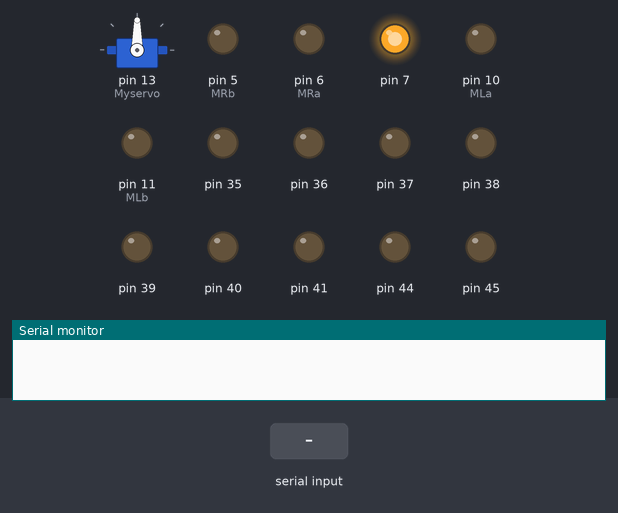
The sketch below on a simulated Arduino Mega 2560, built with avr-gcc and run on an emulated ATmega2560. Parts: servo, output pins drawn as LEDs (lit = HIGH), the last lines printed to the serial monitor. The inputs (shaded band) are chosen by the test bench.

Above: at 1.2 s.
1.3 s: byte 76 (LEFT) received over Serial
At 2.7 s:
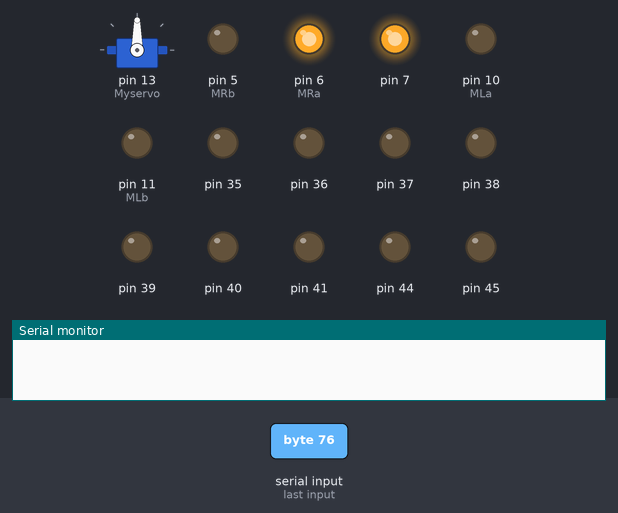
3.0 s: byte 70 (FORWARD) received over Serial
At 4.0 s:
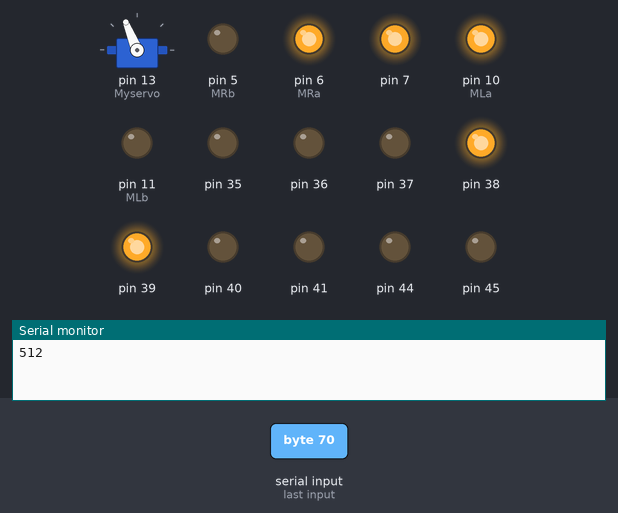
4.5 s: byte 88 (CROSS) received over Serial
At 5.1 s:
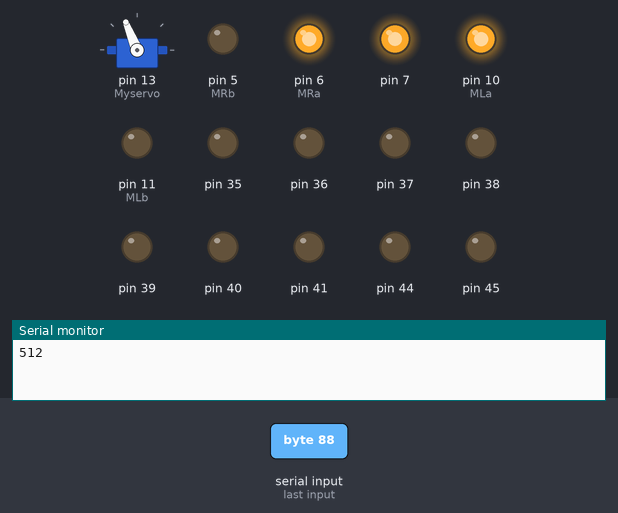
6.0 s: byte 66 (BACKWARD) received over Serial
At 7.5 s:
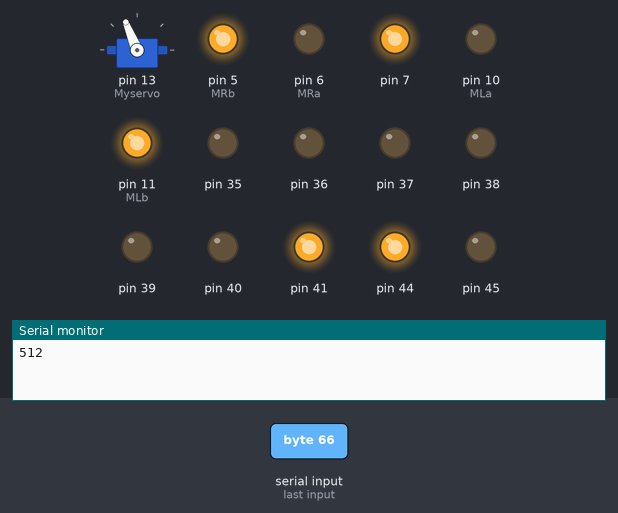
7.8 s: byte 67 (CIRCLE) received over Serial
At 8.9 s:
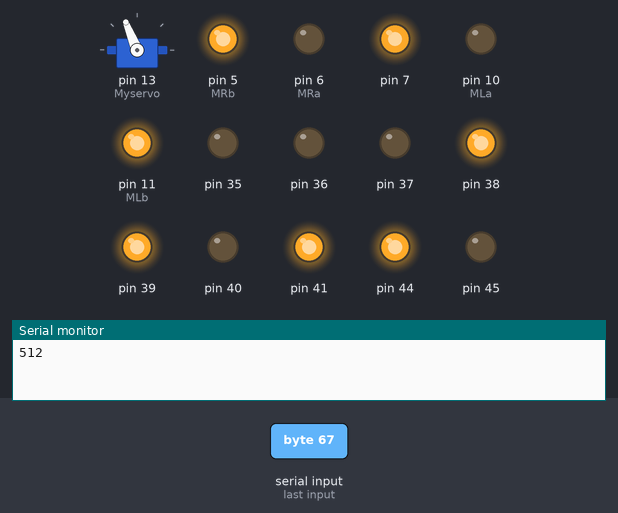
9.3 s: byte 82 (RIGHT) received over Serial
At 10.2 s:
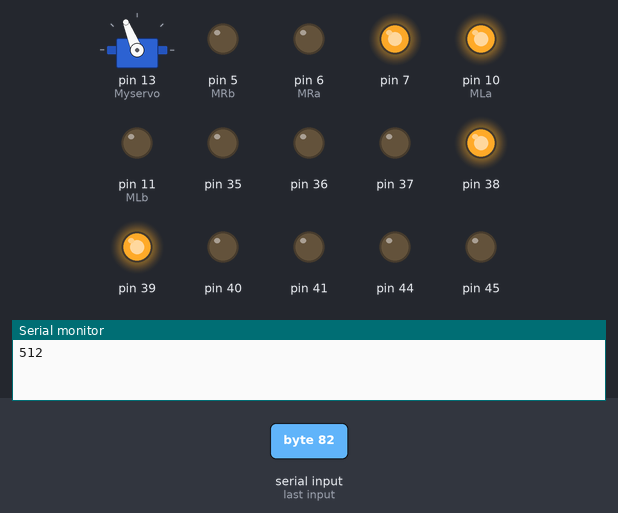
Timing chart, 0 to 12.0 s (numbered marks = the images above; inputs shaded):
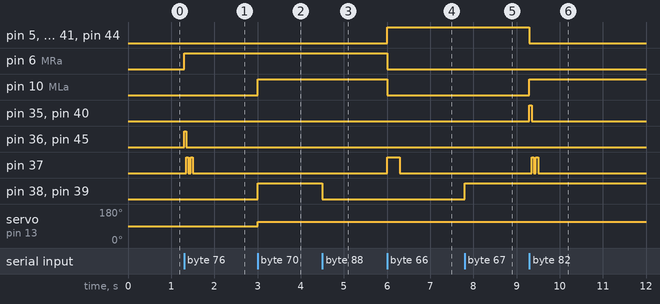

Measured:
- after the input at 1.3 s, pin 6 (MRa): LOW → HIGH at once; pin 36, pin 45: LOW → HIGH at once, → LOW 0.05 s later; pin 37: alternates HIGH for 0.05 s and LOW for 0.05 s, 4 changes in all, then stays LOW, starting after 0.05 s
- after the input at 3.0 s, pin 10 (MLa), pin 38, pin 39: LOW → HIGH at once; servo on pin 13 (Myservo): 90° → 112° at once
- after the input at 4.5 s, pin 38, pin 39: HIGH → LOW at once
- after the input at 6.0 s, pin 5 (MRb), pin 11 (MLb), pin 41, pin 44: LOW → HIGH at once; pin 6 (MRa), pin 10 (MLa): HIGH → LOW at once; pin 37: LOW → HIGH at once, → LOW 0.30 s later
- after the input at 7.8 s, pin 38, pin 39: LOW → HIGH at once
- after the input at 9.3 s, pin 5 (MRb), pin 11 (MLb), pin 41, pin 44: HIGH → LOW at once; pin 10 (MLa): LOW → HIGH at once; pin 35, pin 40: LOW → HIGH at once, → LOW 0.05 s later; pin 37: alternates HIGH for 0.05 s and LOW for 0.05 s, 4 changes in all, then stays LOW, starting after 0.05 s

The sketch:

Bluetooth_Controlling_Code.ino
```cpp
int kr = 50;
#include <Servo.h>
Servo Myservo;
#define FORWARD 'F'
#define BACKWARD 'B'
#define LEFT 'L'
#define RIGHT 'R'
#define CIRCLE 'C'
#define CROSS 'X'
#define TRIANGLE 'T'
#define SQUARE 'S'
#define START 'A'
#define PAUSE 'P'
#define MLa 10                   //left motor 1st pin
#define MLb 11                  //left motor 2nd pin
#define MRa 6              //right motor 1st pin
#define MRb 5              //right motor 2nd pin
long duration, distance;
int LDRInput = A0; //Set Analog Input A0 for LDR.

void setup() {
  Serial.begin(9600);
  pinMode(MLa, OUTPUT);
  pinMode(MLb, OUTPUT);
  pinMode(MRa, OUTPUT);
  pinMode(MRb, OUTPUT);
  analogWrite(8, 250);
  analogWrite(7, 250);
  Myservo.attach(13);

  //knightRider
  pinMode(30, OUTPUT);
  pinMode(31, OUTPUT);
  pinMode(32, OUTPUT);
  pinMode(33, OUTPUT);
  pinMode(34, OUTPUT);


  //turning lights
  pinMode(35, OUTPUT);
  pinMode(36, OUTPUT);

  //buzzer
  pinMode(37, OUTPUT);

  //headlights
  pinMode(38, OUTPUT);
  pinMode(39, OUTPUT);

  //left R
  pinMode(41, OUTPUT);
  pinMode(43, OUTPUT);
  pinMode(45, OUTPUT);

  //Right R
  pinMode(40, OUTPUT);
  pinMode(42, OUTPUT);
  pinMode(44, OUTPUT);

  //LDR
  pinMode(LDRInput, INPUT);
}

void loop() {
  if (Serial.available()) {
    char command = Serial.read();
    executeCommand(command);
  }
}

void executeCommand(char command) {
  switch (command) {
    case FORWARD:
      MoveForward();
      ldr();
      OffLeft();
      OffRight();
      Myservo.write(112);
      break;

    case CIRCLE:
      Headlights();
      OffLeft();
      OffRight();
      break;

    case CROSS:
      HeadlightsOff();
      break;

    case BACKWARD:
      BuzzerKnightRider();
      MoveBack();
      OffLeft();
      OffRight();
      delay(300);
      BuzzerStop();
      break;

    case LEFT:
      turnLeft();
      blinkLeft();
      OffRight();
      Buzzer();
      break;

    case RIGHT:
      turnRight();
      OffLeft();
      blinkRight();
      Buzzer();
      break;

    case START:
      knightRider();
      OffLeft();
      OffRight();
      break;

    case PAUSE:
      Stop();
      OffLeft();
      OffRight();
      BuzzerKnightRider();
      delay(300);
      BuzzerStop();
      knightRider();
      knightRider();
      for (int i = 20; i < 170; i++) {
        Myservo.write(i);
        delay(10);
        Myservo.write(112);
      }
      break;
  }
}

void turnRight() {
  digitalWrite(MRb, LOW);
  digitalWrite(MRa, LOW);
  digitalWrite(MLa, HIGH);
  digitalWrite(MLb, LOW);
  digitalWrite(44, LOW);
  digitalWrite(41, LOW);
  digitalWrite(42, LOW);
  digitalWrite(43, LOW);
}

void turnLeft() {
  digitalWrite(MRb, LOW);
  digitalWrite(MRa, HIGH);
  digitalWrite(MLa, LOW);
  digitalWrite(MLb, LOW);
  digitalWrite(44, LOW);
  digitalWrite(41, LOW);
  digitalWrite(42, LOW);
  digitalWrite(43, LOW);
}

void Stop() {
  digitalWrite(MRb, LOW);
  digitalWrite(MRa, LOW);
  digitalWrite(MLb, LOW);
  digitalWrite(MLa, LOW);
  brake();
  digitalWrite(44, LOW);
  digitalWrite(41, LOW);
}

void MoveBack() {
  digitalWrite(MRb, HIGH);     // Move Backward
  digitalWrite(MRa, LOW);
  digitalWrite(MLb, HIGH);
  digitalWrite(MLa, LOW);
  reverse();
  digitalWrite(42, LOW);
  digitalWrite(43, LOW);
}

void MoveForward() {
  digitalWrite(MRb, LOW);
  digitalWrite(MRa, HIGH);
  digitalWrite(MLb, LOW);
  digitalWrite(MLa, HIGH);
  digitalWrite(44, LOW);
  digitalWrite(41, LOW);
  digitalWrite(42, LOW);
  digitalWrite(43, LOW);
}

void knightRider() {
  digitalWrite(30, HIGH);
  delay(kr);
  digitalWrite(30, LOW);

  digitalWrite(31, HIGH);
  delay(kr);
  digitalWrite(31, LOW);

  digitalWrite(32, HIGH);
  delay(kr);
  digitalWrite(32, LOW);

  digitalWrite(33, HIGH);
  delay(kr);
  digitalWrite(33, LOW);

  digitalWrite(34, HIGH);
  delay(kr);
  digitalWrite(34, LOW);

  // reverse
  digitalWrite(34, HIGH);
  delay(kr);
  digitalWrite(34, LOW);

  digitalWrite(33, HIGH);
  delay(kr);
  digitalWrite(33, LOW);

  digitalWrite(32, HIGH);
  delay(kr);
  digitalWrite(32, LOW);

  digitalWrite(31, HIGH);
  delay(kr);
  digitalWrite(31, LOW);

  digitalWrite(30, HIGH);
  delay(kr);
  digitalWrite(30, LOW);
}

void blinkLeft() {
  digitalWrite(36, HIGH);
  digitalWrite(45, HIGH);
  delay(kr);
  digitalWrite(36, LOW);
  digitalWrite(45, LOW);
}
void OffLeft() {
  digitalWrite(36, LOW);
  digitalWrite(45, LOW);
}
void blinkRight() {
  digitalWrite(35, HIGH);
  digitalWrite(40, HIGH);
  delay(kr);
  digitalWrite(35, LOW);
  digitalWrite(40, LOW);
}
void OffRight() {
  digitalWrite(35, LOW);
  digitalWrite(40, LOW);
}

void Buzzer() {
  digitalWrite(37, HIGH);
  delay(kr);
  digitalWrite(37, LOW);
  delay(kr);
  digitalWrite(37, HIGH);
  delay(kr);
  digitalWrite(37, LOW);
}

void BuzzerKnightRider() {
  digitalWrite(37, HIGH);
}

void BuzzerStop() {
  digitalWrite(37, LOW);
}

void Headlights() {
  digitalWrite(38, HIGH);
  digitalWrite(39, HIGH);
}

void HeadlightsOff() {
  digitalWrite(38, LOW);
  digitalWrite(39, LOW);
}

void reverse() {
  digitalWrite(44, HIGH);
  digitalWrite(41, HIGH);
}
void brake() {
  digitalWrite(42, HIGH);
  digitalWrite(43, HIGH);
}

void ldr() {
  int value = analogRead(LDRInput); //Reads the Value of LDR(light).
  Serial.println(value);
  if (value < 300)
  {
    HeadlightsOff();
  }
  else
  {
    Headlights();
  }
}
```
